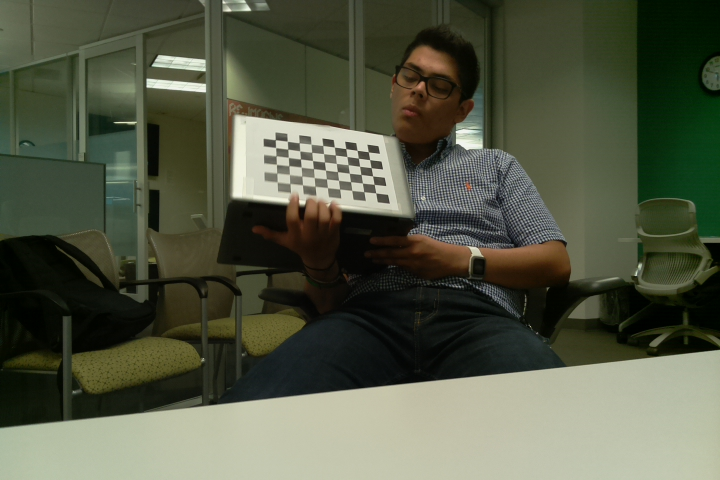
#> input picture RaspberryPi/imgs/image17.jpg, 720 x 480 px, found by its file name
$ python facegrap.py
#> lines starting #> are read from the running program, lines starting #| are printed output that depends on the picture; pictures that were not available may be replaced by others from this repository, and a replacement may not be noted
### Host/DepthMapping/FaceIsolation/justface/stereoPiD.py
#!/usr/bin/env python

#Knightly!

from __future__ import print_function
import numpy as np
import cv2

# from common import splitfn

import os
import sys

import getopt

from matplotlib import pyplot as plt

from glob import glob
# import itertools as it
# from contextlib import contextmanager


# [4 lines left out: function splitfn, not called in this run]

def calibrateCamera(DIR):
    args, img_mask = getopt.getopt(sys.argv[1:], '', ['debug=', 'square_size='])
    args = dict(args)
    args.setdefault('--debug', './output/')
    args.setdefault('--square_size', 1.0)
    if not img_mask:
        img_mask =str(DIR + 'image*.jpg')  # default
    else:
        img_mask = img_mask[0]
    #new_img_names = []
    img_names = glob(img_mask)
    #for item in imageList:
    #    new_img_names.append(item)
    debug_dir = args.get('--debug')
    if not os.path.isdir(debug_dir):
        os.mkdir(debug_dir)
    square_size = float(args.get('--square_size'))

    pattern_size = (9, 6)
    pattern_points = np.zeros((np.prod(pattern_size), 3), np.float32)
    pattern_points[:, :2] = np.indices(pattern_size).T.reshape(-1, 2)
    pattern_points *= square_size

    obj_points = []
    img_points = []
    imageD = []

    h, w = 0, 0
    img_names_undistort = []
    for fn in img_names:
        print('processing %s... ' % fn, end='')
        img = cv2.imread(fn, 0)
        if img is None:
            print("Failed to load  ", fn)
            continue

        h, w = img.shape[:2]
        found, corners = cv2.findChessboardCorners(img, pattern_size)
        if found:
            imageD.append(fn.rsplit('/')[len(fn.split('/'))-1])
            term = (cv2.TERM_CRITERIA_EPS + cv2.TERM_CRITERIA_COUNT, 30, 0.1)
            cv2.cornerSubPix(img, corners, (5, 5), (-1, -1), term)

        if debug_dir:
            vis = cv2.cvtColor(img, cv2.COLOR_GRAY2BGR)

        if not found:
            print('chessboard not found')
            continue

        img_points.append(corners.reshape(-1, 2))
        obj_points.append(pattern_points)

        print('ok')

    print(len(obj_points))
    print(len(img_points))
    # calculate camera distortion
    rms, camera_matrix, dist_coefs, rvecs, tvecs = cv2.calibrateCamera(obj_points, img_points, (w, h), None, None)


    cv2.destroyAllWindows()
    return (camera_matrix, dist_coefs, (w,h), img_points, obj_points, rvecs, tvecs), imageD


# [124 lines left out: functions dispair, stereoDiffPop, cropDisparity, calib3D, not called in this run]

### Host/DepthMapping/FaceIsolation/justface/facegrap.py
import cv2
import numpy as np
import stereoPiD
from matplotlib import pyplot as plt
# CASCADE

face_cascade = cv2.CascadeClassifier('/home/pinheadqt/Tools/opencv/data/haarcascades/haarcascade_frontalface_default.xml')
# eye_cascade = cv2.CascadeClassifier('/home/pinheadqt/Tools/opencv/data/haarcascades/haarcascade_eye.xml')


# IMAGE INIT
right_file = '../../../../../../Pictures/GreenImgs/image17.jpg'
left_file = '../../../../../../Pictures/YellowImgs/image17.jpg'

imgL = cv2.imread(left_file)
#> imgL is the input picture: shape (480, 720, 3); mean B, G, R 68.7, 88.1, 83.3
imgR = cv2.imread(right_file)

# IMAGE => GRAY
grayR = cv2.cvtColor(imgR, cv2.COLOR_BGR2GRAY)
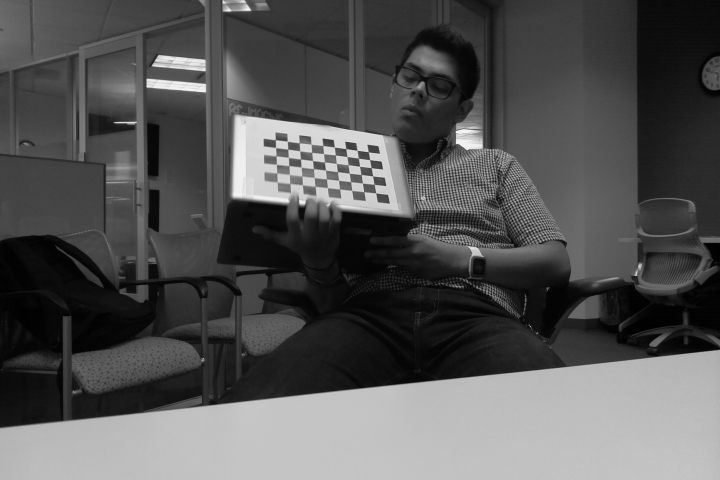
#> grayR: shape (480, 720); min 0, max 242, mean 84.4
grayL = cv2.cvtColor(imgL, cv2.COLOR_BGR2GRAY)


# CODE RIGHT
faces = face_cascade.detectMultiScale(grayR)
#> faces = ()
for (x,y,w,h) in faces:
    #img = cv2.rectangle(img,(x,y),(x+w,y+h),(255,0,0),2)
    cropped_faceR = imgR[y:y+h, x:x+w]
#> this loop made 0 passes
    # roi_gray = gray[y:y+h, x:x+w]
    # roi_color = img[y:y+h, x:x+w]

# CODE LEFT
faces = face_cascade.detectMultiScale(grayL)
for (x,y,w,h) in faces:
    cropped_faceL = imgL[y:y+h, x:x+w]
###########################################################
######## WORKING ##########################################
## cv2.imshow('img', img)                                ##
## cv2.waitKey(0)                                        ##
## cv2.imshow('face', cropped_face)                      ##
## cv2.waitKey(0)                                        ##
##                                                       ##
##disparity  =  stereoPiD.dispair(left_file, right_file) ##
##                                                       ##
##cv2.imshow('img disparity',disparity)                  ##
##cv2.waitKey(0)                                         ##
##                                                       ##
##plt.imshow(disparity, 'gray')                          ##
##plt.show()                                             ##
###########################################################
###########################################################

# face_disparity = stereoPiD.dispair(cropped_faceL, cropped_faceL)
# cv2.imshow('face', face_disparity)
# cv2.waitKey(0)

greenDIR = '/home/pinheadqt/Documents/StereoImages/CameraCalibration/Green30Calib/'
yellowDIR = '/home/pinheadqt/Documents/StereoImages/CameraCalibration/Yellow30Calib/'

greenMAT, greenImageD = stereoPiD.calibrateCamera(greenDIR)
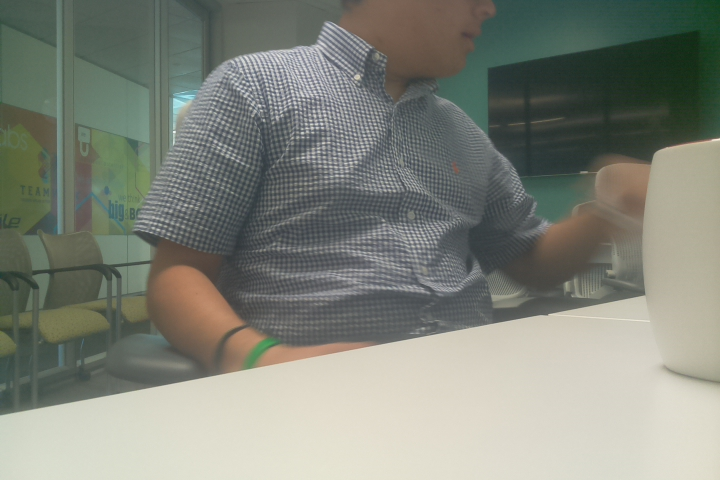
#> input picture RaspberryPi/imgs/image0.jpg, 720 x 480 px, given as the content of the folder headqt/Documents/StereoImages/CameraCalibration/Green30Calib, which was not available
#> in calibrateCamera, `img = cv2.imread(fn, 0)`:
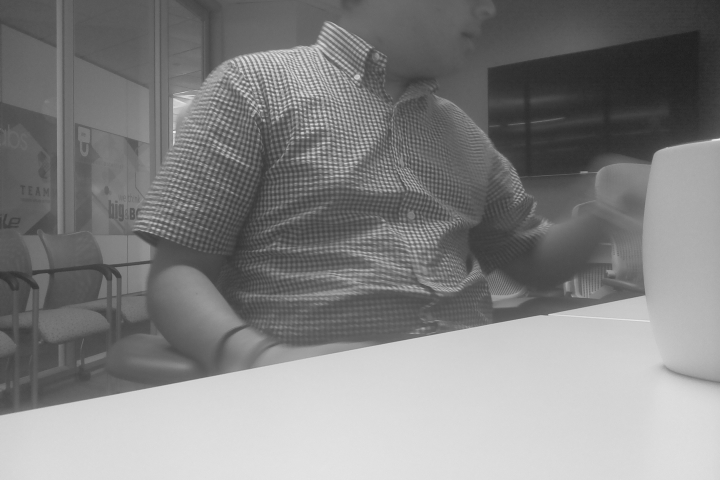
#> img: shape (480, 720); min 32, max 241, mean 130.8
#> in calibrateCamera, `found, corners = cv2.findChessboardCorners(img, pattern_size)`: found = False; corners = None
#> (the run stopped early here; a loop or call above may not have finished)
